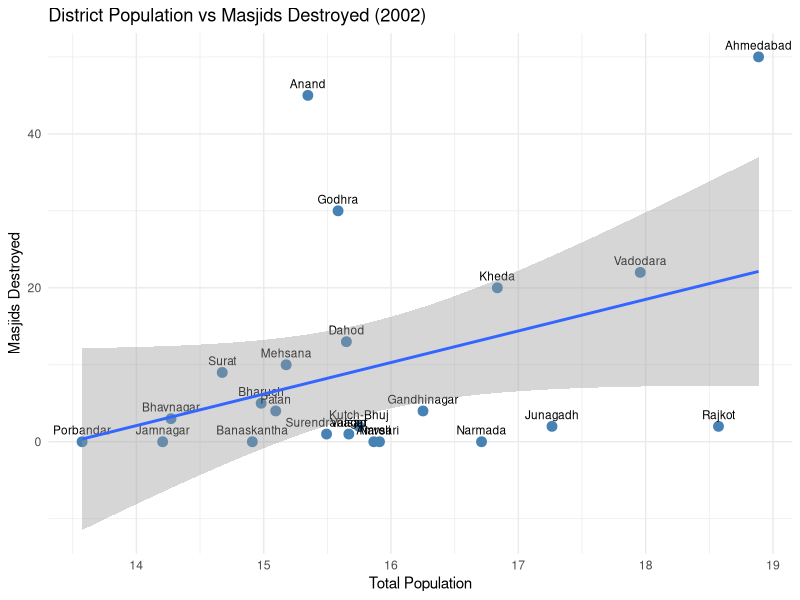

This chart was generated by the following R code:
## ---- chunk 1
knitr::opts_chunk$set(echo = TRUE)
library(tidyr)
library(readxl)
library(dplyr)
library(ggplot2)
## ---- chunk 2
language <- read_excel("language_mother_tounge_city.xls")
language<- language %>% select(-...9, -...10, -...12, -...13, -...15, -...16)
language <- language[-1, ]
colnames(language) <- language[1, ]
language <- language[-1, ]
language <- language %>% drop_na() %>%
  filter(grepl("000$", MOTHER)) %>%
  group_by(TOWN) %>%
  mutate(TOTAL = as.numeric(TOTAL),
    PERCENT = round(TOTAL/sum(TOTAL) * 100, 5))
View(language)

lang_dist <- unique(language$`AREA NAME`)
## ---- chunk 3
towns <- read_excel("town_directory.xls")
towns <- towns %>% select(DIST_CODE, THSIL_CODE, TOWN_CODE, TOWN_NAME, CLASS, C_STATUS, AREA, POP_2001, DENSITY) %>% rename(TOWN = TOWN_CODE) %>%
  drop_na() %>%
  mutate(AREA = as.numeric(AREA),
         POP_2001 = as.numeric(POP_2001),
         DENSITY = as.numeric(DENSITY))
View(towns)

## ---- chunk 4


# Re-read skipping the messy multi-row headers
raw <- read_excel("religion_town.xls", col_names = FALSE, skip = 4)

# ── 2. Assign clean column names ─────────────────────────────────────────────
col_names <- c(
  "table_name", "state_code", "dist_code", "tehsil_code", "town_code", "area_name",
  "total_rural_urban",
  "total_persons", "total_males", "total_females",
  "hindu_persons", "hindu_males", "hindu_females",
  "muslim_persons", "muslim_males", "muslim_females",
  "christian_persons", "christian_males", "christian_females",
  "sikh_persons", "sikh_males", "sikh_females",
  "buddhist_persons", "buddhist_males", "buddhist_females",
  "jain_persons", "jain_males", "jain_females",
  "other_religion_persons", "other_religion_males", "other_religion_females",
  "religion_not_stated_persons", "religion_not_stated_males", "religion_not_stated_females"
)
colnames(raw) <- col_names

# ── 3. Clean: remove NA rows, number rows, Gujarat state-level rows ───────────
religion_clean <- raw %>%
  # Remove rows where area_name is NA or blank
  filter(!is.na(area_name), area_name != "") %>%
  # Remove leftover header rows (the column-number row)
  filter(!total_persons %in% c("1", "Persons")) %>%
  # Convert codes to numeric so filtering works correctly
  mutate(
    dist_code   = as.numeric(dist_code),
    state_code  = as.numeric(state_code),
    tehsil_code = as.numeric(tehsil_code),
    town_code   = as.numeric(town_code)
  ) %>%
  # Remove Gujarat state-level rows (dist_code == 0)
  filter(dist_code != 0 & town_code != 0) %>%
  # Convert all population columns to numeric
  mutate(across(total_persons:religion_not_stated_females, as.numeric))

# ── 4. Preview ────────────────────────────────────────────────────────────────
View(religion_clean)
glimpse(religion_clean)
## ---- chunk 5
religion_clean <- religion_clean %>%
  mutate(town_code = as.numeric(town_code))

language <- language %>%
  mutate(TOWN = as.numeric(TOWN))

town_dir <- towns %>%
  mutate(TOWN = as.numeric(TOWN))

# ── Join all three dataframes ─────────────────────────────────────────────────
combined <- religion_clean %>%
  inner_join(language, by = c("town_code" = "TOWN")) %>%
  inner_join(town_dir,  by = c("town_code" = "TOWN"))

# ── Preview ───────────────────────────────────────────────────────────────────
glimpse(combined)
View(combined)
## ---- chunk 6
clean_combine <- combined %>% select(table_name, area_name, town_code, state_code, dist_code, total_persons, hindu_persons, muslim_persons, christian_persons, sikh_persons, jain_persons, buddhist_persons, jain_persons, other_religion_persons, `MOTHER TONGUE`, PERCENT, AREA) %>%
  group_by(town_code) %>%
  mutate(pop_per_person = total_persons / AREA) %>%
  drop_na()

View(clean_combine)
## ---- chunk 7
riots <- read.csv("communal_riots_table.csv") %>%
  mutate(across(everything(), ~replace_na(., 0))) %>% mutate(dist_code = case_when(
    District %in% c("A'bad City", "A'bad Rural")         ~ 7,
    District %in% c("Vadodara City", "Vadodara Rural", 
                    "Westpol Vadodara")                   ~ 19,
    District %in% c("Surat City", "Surat Rural")         ~ 18,
    District %in% c("Rajkot City", "Rajkot Rural")       ~ 22,
    District == "Anand"                                   ~ 2,
    District == "Godhra"                                  ~ 16,
    District == "Sabarkantha"                             ~ 23,
    District == "Kheda"                                   ~ 10,
    District == "Mehsana"                                 ~ 13,
    District == "Banaskantha"                             ~ 4,
    District == "Bharuch"                                 ~ 5,
    District == "Gandhinagar"                             ~ 6,
    District == "Amreli"                                  ~ 1,
    District == "Junagadh"                                ~ 9,
    District == "Dahod"                                   ~ 8,
    District == "Narmada"                                 ~ 14,
    District == "Patan"                                   ~ 17,
    District == "Ahwa-Dang"                               ~ 26,
    District == "Jamnagar"                                ~ 11,
    District == "Navsari"                                 ~ 15,
    District == "Porbandar"                               ~ 20,
    District == "Valsad"                                  ~ 25,
    District == "Surendranagar"                           ~ 24,
    District == "Bhavnagar"                               ~ 3,
    District == "Kutch-Bhuj"                              ~ 12,
    TRUE ~ NA_real_
  ))  %>%
  filter(Sr_No != "Total") %>%          # remove total row
  mutate(District = case_when(
    District %in% c("A'bad City", "A'bad Rural")             ~ "Ahmedabad",
    District %in% c("Vadodara City", "Vadodara Rural",
                    "Westpol Vadodara")                       ~ "Vadodara",
    District %in% c("Surat City", "Surat Rural")             ~ "Surat",
    District %in% c("Rajkot City", "Rajkot Rural")           ~ "Rajkot",
    TRUE ~ District
  )) %>%
  group_by(dist_code, District) %>%
  summarise(
    Dargah       = sum(Dargah,       na.rm = TRUE),
    Masjid       = sum(Masjid,       na.rm = TRUE),
    Temple       = sum(Temple,       na.rm = TRUE),
    Church       = sum(Church,       na.rm = TRUE),
    Total        = sum(Total,        na.rm = TRUE),
    Madresa      = sum(Madresa,      na.rm = TRUE),
    Repaired     = sum(Repaired,     na.rm = TRUE),
    Not_Repaired = sum(Not_Repaired, na.rm = TRUE),
    .groups = "drop"
  )


View(riots)
## ---- chunk 8
final <- clean_combine %>%
  inner_join(riots, by = "dist_code")

View(final)
## ---- chunk 9
final %>%
  group_by(District, dist_code) %>%
  summarise(
    total_persons = sum(total_persons, na.rm = TRUE),
    Masjid        = first(Masjid),
    .groups = "drop"
  ) %>%
  ggplot(aes(x = log(total_persons), y = Masjid, label = District)) +
  geom_point(color = "steelblue", size = 3) +
  geom_text(vjust = -0.8, size = 3) +
  labs(
    title = "District Population vs Masjids Destroyed (2002)",
    x     = "Total Population",
    y     = "Masjids Destroyed"
  ) +
  theme_minimal() +
  geom_smooth(method = "lm")
